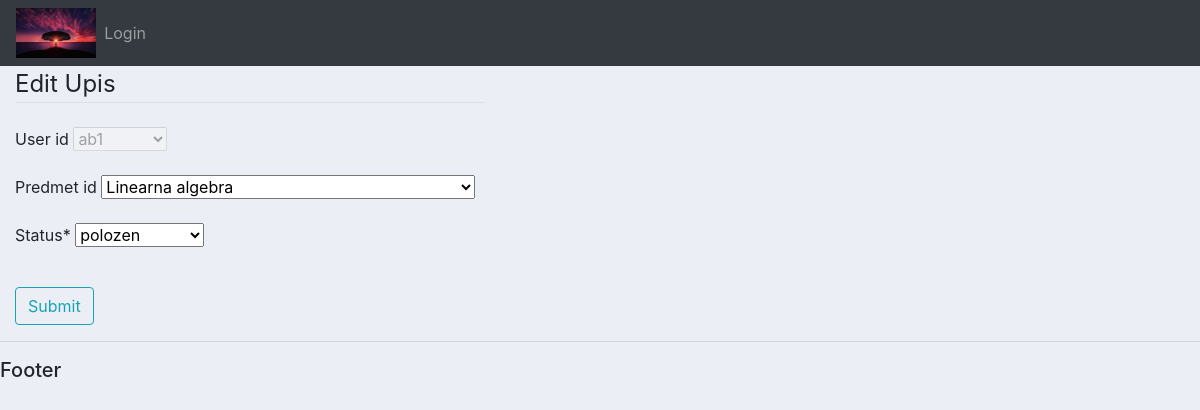
Screenshot of /super/students/upisi/editupis/2/ with the database file from the repository.
### projekt/models.py (models this page shows)
class Upisi(models.Model):
    STATUS = (('up', 'upisan'), ('pass', 'polozen'), ('fail', 'izgubio potpis'))
    user_id = models.ForeignKey(Korisnik, on_delete = models.CASCADE,blank=True,null=True)
    predmet_id = models.ForeignKey(Predmeti, on_delete = models.CASCADE, blank=True,null=True)
    status = models.CharField(default='up',max_length=50, choices=STATUS)

### projekt/views.py (the view)
# urls.py: path('super/students/upisi/editupis/<str:pk>/',views.change_upis,name='editupis'),
def change_upis(request, pk):
    upis = Upisi.objects.get(id=pk)
    if request.method == 'POST':
        form = changeUpisForm(request.POST, instance=upis)
        if form.is_valid():
            form.save()
            return redirect('home')
    else:
        form = changeUpisForm(instance=upis)
    context = {'form': form}
    return render(request, 'projekti/editupis.html', context)

### projekt/forms.py
class changeUpisForm(forms.ModelForm):
    class Meta:
        model = Upisi
        fields = ['user_id','predmet_id', 'status']
    def __init__(self, *args, **kwargs):
        super(changeUpisForm, self).__init__(*args, **kwargs)
        self.fields['user_id'].disabled = True

### projekt/models.py (called while the page is built)
    def __str__(self):
        return self.name

### projekt/templates/projekti/editupis.html (shortened to what this page needs)
{%extends "projekti/main.html"%}
{%load crispy_forms_tags%}
{%block content%}
<div class="col-md-5">
    <form method="POST" enctype="multipart/form-data">
        <fieldset class="form-group">
            <legend class="border-bottom mb-4">
                Edit Upis
            </legend>
            {{form|crispy}}
        </fieldset>
        <div class="form-group">
            <button class="btn btn-outline-info" type="submit">
                Submit
            </button>
        </div>
    </form>
</div>
{%endblock content%}

### static/css/main.css (style rules this page uses)
body { background-color: #ebeff5; }

### rows the page displays
Upisi: user_id "ab1", predmet_id "Linearna algebra", status "polozen"
